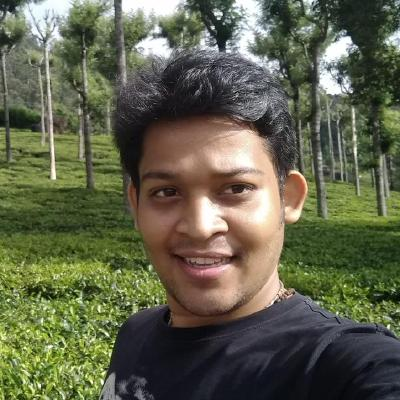
#> input picture b.jpg, 400 x 400 px
$ python '11_Blurring an Image.py'
#> lines starting #> are read from the running program, lines starting #| are printed output that depends on the picture
# ## Image Blurring


# Import necessary libraries
import cv2
import numpy as np

# Load the input image
imagedata_original = cv2.imread('b.jpg')
#> imagedata_original is the input picture: shape (400, 400, 3); mean B, G, R 75.8, 99, 96.9
cv2.imshow('Original Image', imagedata_original)
cv2.waitKey(0)

# Create a 5 X 5 kernel
kernel_size_5x5 = np.ones((5, 5), np.float32) / 25

# Convolving the kernel with an image using the fitler2D function
blurred_image = cv2.filter2D(imagedata_original, -1, kernel_size_5x5)
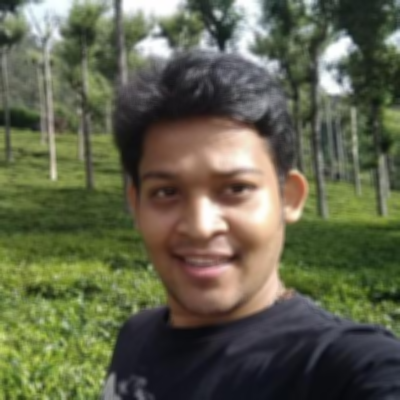
#> blurred_image: shape (400, 400, 3); mean B, G, R 75.8, 99, 96.9
cv2.imshow('Kernel Size 5X5 Blurring', blurred_image)
cv2.waitKey(0)

# Create a 9 X 9 kernel
kernel_size_9x9 = np.ones((9, 9), np.float32) / 81

blurred_image2 = cv2.filter2D(imagedata_original, -1, kernel_size_9x9)
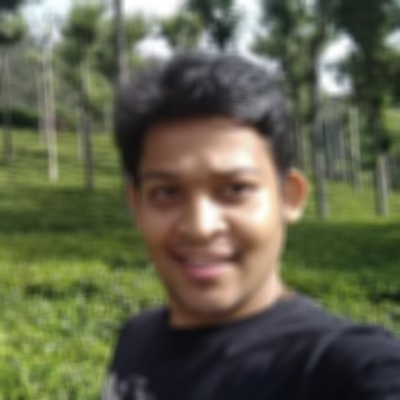
#> blurred_image2: shape (400, 400, 3); mean B, G, R 75.8, 99, 96.9
cv2.imshow('Kernel Size 9X9 Blurring', blurred_image2)
cv2.waitKey(0)

cv2.destroyAllWindows()

# ### Several other blurring methods in OpenCV


# Impor necessary libraries
import cv2
import numpy as np

# Load the input image
imagedata_original = cv2.imread('b.jpg')

# Using gaussian filter
gaussian_blur = cv2.GaussianBlur(imagedata_original, (7,7), 0)
cv2.imshow('Gaussian Blur', gaussian_blur)
cv2.waitKey(0)

# Using Normalized box filter keeping box size some odd number
avg_blur = cv2.blur(imagedata_original, (3,3))
cv2.imshow('Averaging Blur', avg_blur)
cv2.waitKey(0)

# Median Blur
median_blur = cv2.medianBlur(imagedata_original, 5)
cv2.imshow('Median Blur', median_blur)
cv2.waitKey(0)

# Using Bilateral Filter
bilateral_blur = cv2.bilateralFilter(imagedata_original, 9, 75, 75)
cv2.imshow('Bilateral Blur', bilateral_blur)
cv2.waitKey(0)
cv2.destroyAllWindows()

$ run again, with BOLB_Sunflower.jpg copied over b.jpg
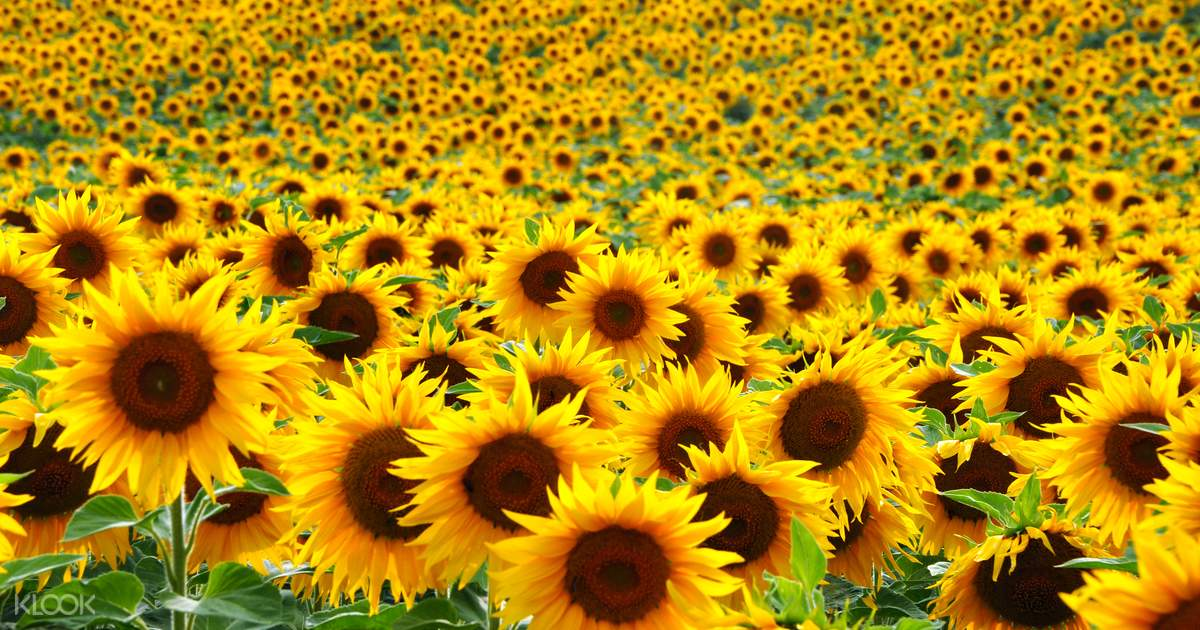
#> input picture BOLB_Sunflower.jpg, 1200 x 630 px
#> imagedata_original is the input picture: shape (630, 1200, 3); mean B, G, R 11.7, 138, 180
#> `blurred_image = cv2.filter2D(imagedata_original, -1, kernel_size_5x5)`:
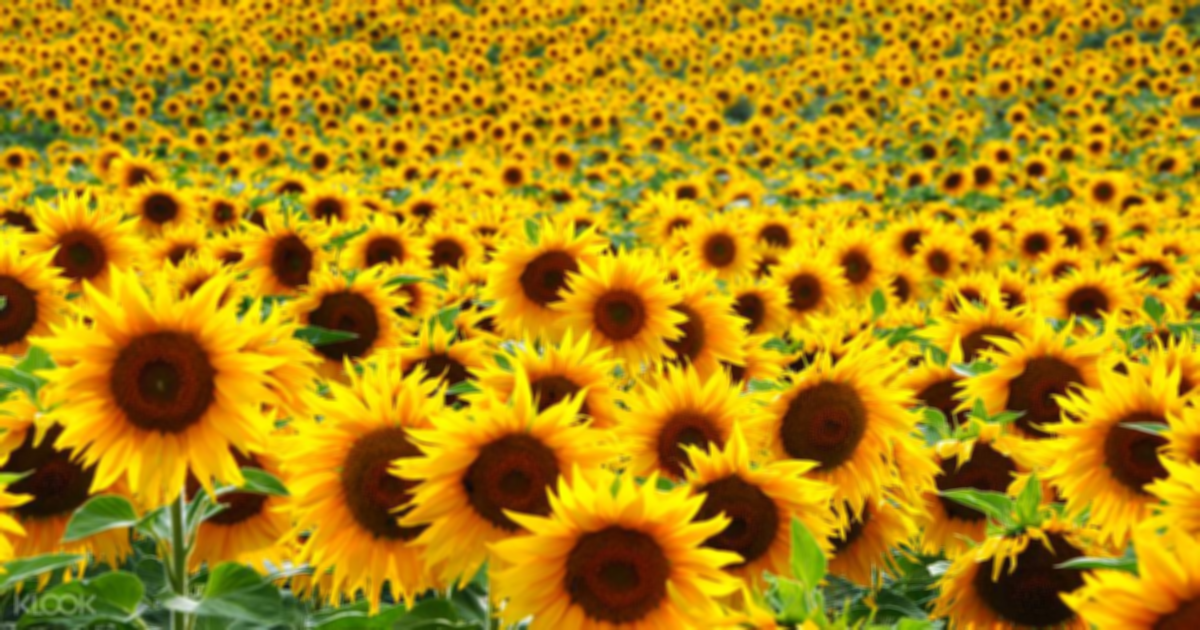
#> blurred_image: shape (630, 1200, 3); mean B, G, R 11.7, 138, 180
#> `blurred_image2 = cv2.filter2D(imagedata_original, -1, kernel_size_9x9)`:
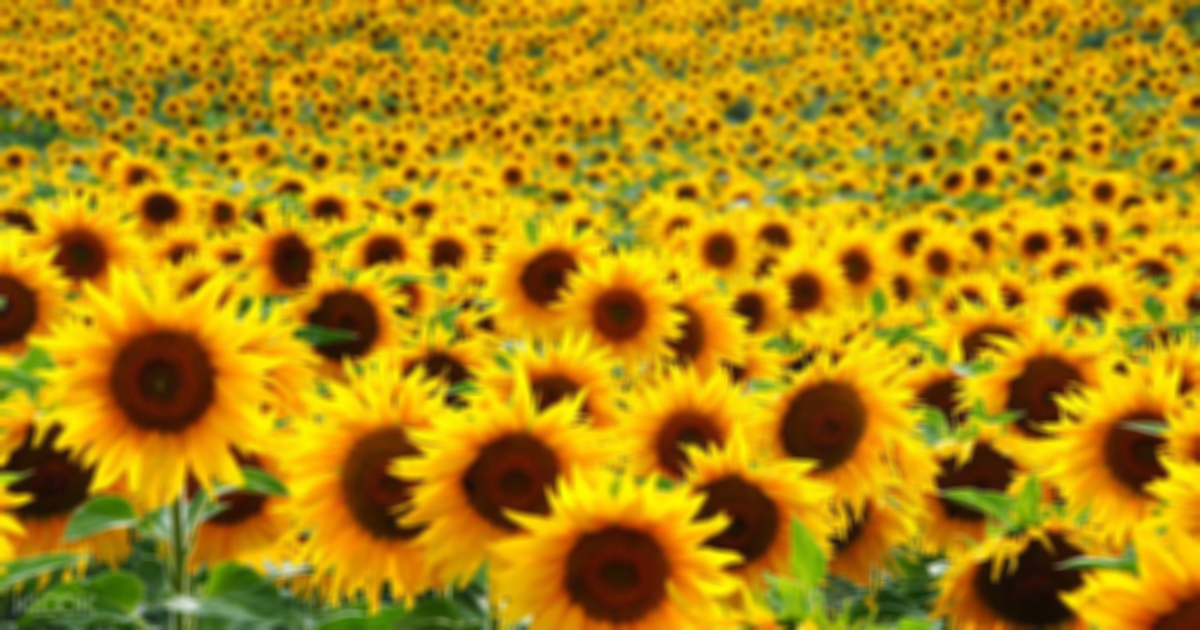
#> blurred_image2: shape (630, 1200, 3); mean B, G, R 11.7, 138, 180
